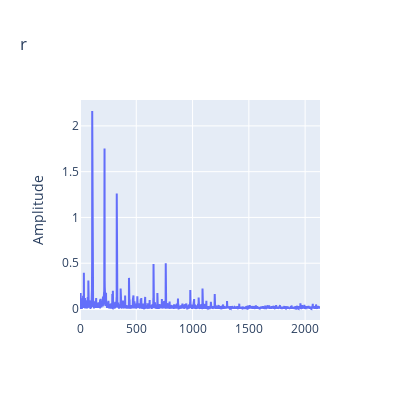

The code cell stored with this chart in its notebook:
### Code cell
path = '02_VMD/Bearing1_1/121.csv'
df = pd.read_csv(path)
df = df_env(df,fs)
df = df[:len(df)//6]
plot_single(df['FREQ'],df['Mode_0'])

### Figure 1 — Plotly figure (JSON) as saved in the notebook; plotly's stock layout.template omitted (floating-point values rounded to 4 significant figures; data arrays with more than 128 entries replaced by an {"elided": "..."} marker saying what was removed)
{"data": [{"type": "scatter", "x": {"elided": "2730 float values"}, "xaxis": "x", "y": {"elided": "2730 float values"}, "yaxis": "y"}], "layout": {"height": 400, "title": {"text": "r"}, "width": 400, "xaxis": {"anchor": "y", "domain": [0, 1]}, "yaxis": {"anchor": "x", "domain": [0, 1], "title": {"text": "Amplitude"}}}}
